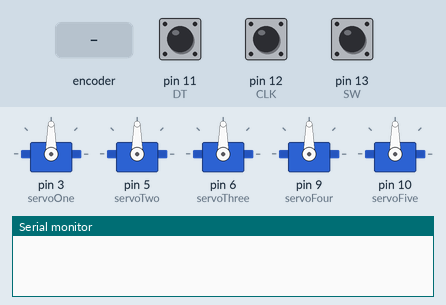
Simulated run of this sketch. Board: Arduino Uno, built with avr-gcc and run on an emulated ATmega328P. Parts: 5 × servo, the last lines printed to the serial monitor. The test bench sets the inputs (shaded band); at power-on: pin 11 (DT) HIGH, pin 12 (CLK) HIGH, pin 13 (SW) HIGH.

Above: at 1.2 s.
1.3 s: rotary encoder on pin 12 (CLK) / pin 11 (DT) turned 3 steps (first pin leading)
At 2.1 s:
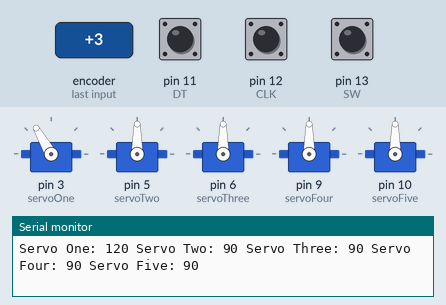
4.3 s: rotary encoder on pin 12 (CLK) / pin 11 (DT) turned 3 steps (first pin leading)
At 5.6 s:
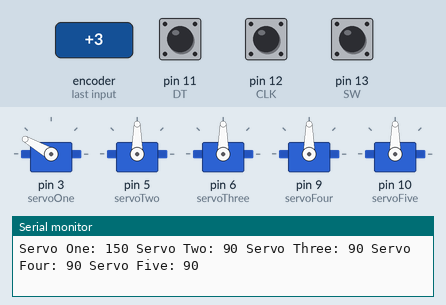
7.3 s: rotary encoder on pin 12 (CLK) / pin 11 (DT) turned 1 step (first pin leading)
At 7.6 s:
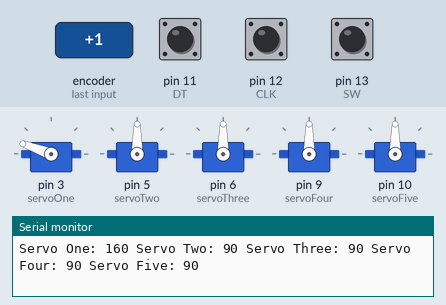
9.0 s: rotary encoder on pin 12 (CLK) / pin 11 (DT) turned 3 steps (first pin leading)
At 10.3 s:
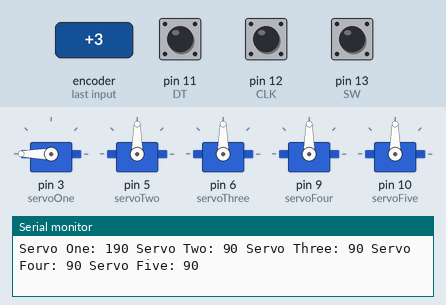
Timing chart, 0 to 12.0 s (numbered marks = the images above; inputs shaded):
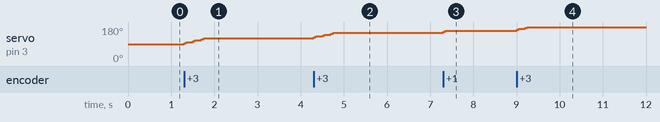

The sketch:

CH_Eight_Sketch_Four.ino
```cpp
#include <Servo.h>
Servo servoOne;
Servo servoTwo;
Servo servoThree;
Servo servoFour;
Servo servoFive;

int DT = 11;
int CLK = 12;
int SW = 13;
int currentStateCLK;
int lastStateCLK;
int posOne = 90;
int posTwo = 90;
int posThree = 90;
int posFour = 90;
int posFive = 90;
int motorSelector = 1;

void setup() {
  servoOne.attach(3);
  servoTwo.attach(5);
  servoThree.attach(6);
  servoFour.attach(9);
  servoFive.attach(10);
  pinMode(CLK, INPUT);
  pinMode(DT, INPUT);
  pinMode(SW, INPUT_PULLUP);
  lastStateCLK = digitalRead(CLK);
  Serial.begin(9600);
}

void loop() {
  currentStateCLK = digitalRead(CLK);
  if (currentStateCLK != lastStateCLK) {
    if (digitalRead(DT) == currentStateCLK) {
      if(motorSelector == 1){
      posOne-=5;
      }
      else if(motorSelector == 2){
      posTwo-=5;
      posThree+=5;
      }
      else if(motorSelector == 3){
      posFour-=5;
      }
      else if(motorSelector == 4){
      posFive-=5;
      }
    } else {
      if(motorSelector == 1){
      posOne+=5;
      }
      else if(motorSelector == 2){
      posTwo+=5;
      posThree-=5;
      }
      else if(motorSelector == 3){
      posFour+=5;
      }
  	  else if(motorSelector == 4){
      posFive+=5;
      }
    }
    servoOne.write(posOne);
    servoTwo.write(posTwo);
    servoThree.write(posThree);
    servoFour.write(posFour);
    servoFive.write(posFive);
    Serial.print("Servo One: ");
    Serial.print(posOne);
    Serial.print(" Servo Two: ");
    Serial.print(posTwo);
    Serial.print(" Servo Three: ");
    Serial.print(posThree);
    Serial.print(" Servo Four: ");
    Serial.print(posFour);
    Serial.print(" Servo Five: ");
    Serial.println(posFive);
  }

  lastStateCLK = currentStateCLK;
  int btnState = digitalRead(SW);

  if (btnState == LOW ) {
    motorSelector++;
   delay(250);
  }
  if(motorSelector == 5){
    motorSelector = 1;
  }
  delay(1);
}
```

Measured:
- after the input at 1.3 s, servo on pin 3 (servoOne): 90° → 100° at once, → 110° 0.20 s later, → 120° 0.20 s later
- after the input at 4.3 s, servo on pin 3 (servoOne): 120° → 130° at once, → 140° 0.20 s later, → 150° 0.20 s later
- after the input at 7.3 s, servo on pin 3 (servoOne): 150° → 160° at once
- after the input at 9.0 s, servo on pin 3 (servoOne): 160° → 170° at once, → 180° 0.20 s later
